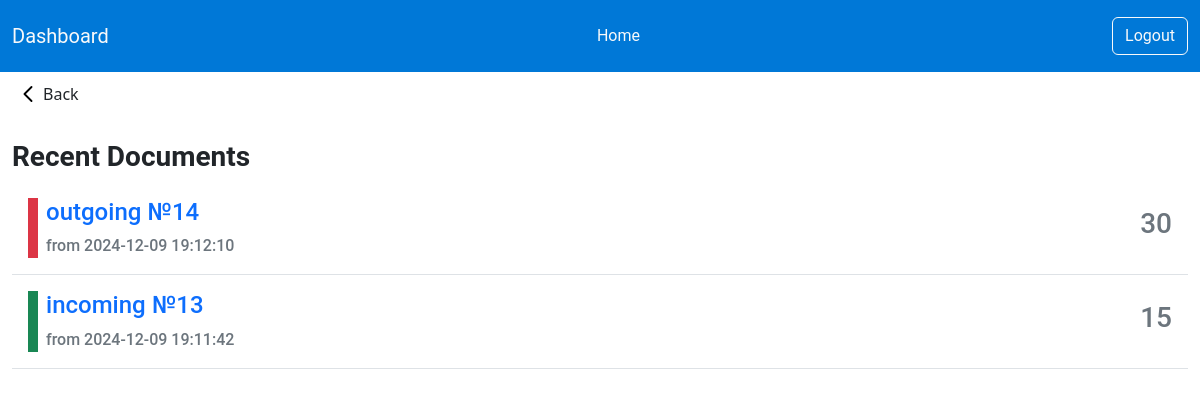
The page /admin/documents.php (signed in) on the database its author committed.
### tables this page shows
CREATE TABLE `transactions` (
  `id` int NOT NULL,
  `product_id` int NOT NULL,
  `type` enum('incoming','outgoing') NOT NULL,
  `quantity` int NOT NULL,
  `date` datetime DEFAULT CURRENT_TIMESTAMP
);

### admin/documents.php (the view, shortened to what this page needs)
<?php include_once('includes/header.php');
$sql_orders = "SELECT *, `transactions`.`id` AS `transactions_id` FROM `transactions` INNER JOIN `products` ON `transactions`.`product_id` = `products`.`id` ORDER BY `transactions`.`date` DESC";
$stm_orders = $pdo->prepare($sql_orders);
$stm_orders->execute();
$orders = $stm_orders->fetchAll(PDO::FETCH_ASSOC);
?>
<a href="index.php" class="btn btn-transparent d-flex justify-content-start align-items-center"><img src="./assets/icons/back.svg" alt="">Back</a>
<div class="container-fluid mt-4">
    <div class="text-start">
        <h3 class="fw-bold">Recent Documents</h3>
    </div>
    <div class="col-12">
        <?php foreach ($orders as $order) : ?>
            <div class="card bg-white border-0 rounded-0 border-bottom">
                <div class="card-body d-flex justify-content-between">
                    <div class="d-flex">
                        <span class="w-10 h-100 bg-<?= htmlspecialchars($order['type']) === 'incoming' ? 'success' : 'danger' ?>"></span>
                        <div class="ms-2">
                            <a href="#" class="link-primary text-decoration-none card-title">
                                <h4><?= $order['type'] ?> №<?= $order['transactions_id'] ?></h4>
                            </a>
                            <p class="card-text text-secondary mb-0 fw-medium">from <?= $order['date'] ?></p>
                        </div>
                    </div>
                    <div class="d-flex justify-content-center align-items-center">
                        <h3 class="text-secondary"><?= $order['quantity'] ?></h3>
                    </div>
                </div>
            </div>
        <?php endforeach; ?>
    </div>
</div>
</body>
</html>

### admin/assets/css/style.css (style rules this page uses)
* { font-family: "Roboto", sans-serif; font-weight: 400; font-style: normal; }
.w-10 { width: 10px; }

### rows shown on the page
transactions: type "outgoing", id "14", date "2024-12-09 19:12:10", quantity "30"
transactions: type "incoming", id "13", date "2024-12-09 19:11:42", quantity "15"
